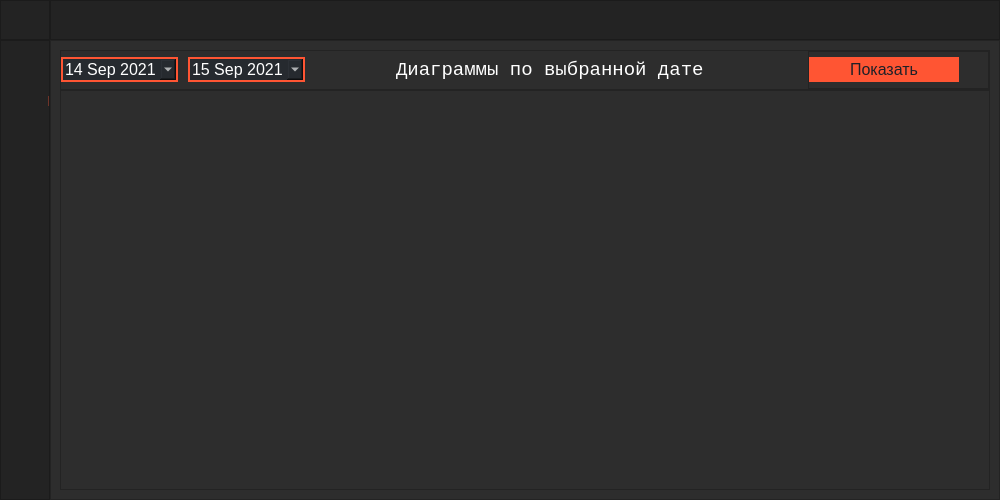
<?xml version="1.0" encoding="UTF-8"?>
<ui version="4.0">
 <class>MainWindow</class>
 <widget class="QMainWindow" name="MainWindow">
  <property name="geometry">
   <rect>
    <x>0</x>
    <y>0</y>
    <width>1000</width>
    <height>500</height>
   </rect>
  </property>
  <property name="minimumSize">
   <size>
    <width>1000</width>
    <height>500</height>
   </size>
  </property>
  <property name="windowTitle">
   <string>MainWindow</string>
  </property>
  <property name="styleSheet">
   <string notr="true">background-color: rgb(45, 45, 45);</string>
  </property>
  <widget class="QWidget" name="centralwidget">
   <layout class="QVBoxLayout" name="verticalLayout">
    <property name="spacing">
     <number>0</number>
    </property>
    <property name="leftMargin">
     <number>0</number>
    </property>
    <property name="topMargin">
     <number>0</number>
    </property>
    <property name="rightMargin">
     <number>0</number>
    </property>
    <property name="bottomMargin">
     <number>0</number>
    </property>
    <item>
     <widget class="QFrame" name="top_bar">
      <property name="minimumSize">
       <size>
        <width>0</width>
        <height>40</height>
       </size>
      </property>
      <property name="maximumSize">
       <size>
        <width>16777215</width>
        <height>40</height>
       </size>
      </property>
      <property name="styleSheet">
       <string notr="true">background-color: rgb(35, 35, 35);</string>
      </property>
      <property name="frameShape">
       <enum>QFrame::NoFrame</enum>
      </property>
      <property name="frameShadow">
       <enum>QFrame::Raised</enum>
      </property>
      <layout class="QHBoxLayout" name="horizontalLayout">
       <property name="spacing">
        <number>0</number>
       </property>
       <property name="leftMargin">
        <number>0</number>
       </property>
       <property name="topMargin">
        <number>0</number>
       </property>
       <property name="rightMargin">
        <number>0</number>
       </property>
       <property name="bottomMargin">
        <number>0</number>
       </property>
       <item>
        <widget class="QFrame" name="frame_toogle">
         <property name="maximumSize">
          <size>
           <width>50</width>
           <height>40</height>
          </size>
         </property>
         <property name="styleSheet">
          <string notr="true">QFrame{
	background-color: #232323;
}


QPushButton {
                                         
    background-color: #232323;
    border-style: solid;
    border-width:0px;
    border-radius: 0px;
    border-color: #ff5533;
    font:  14px;
    padding: 0px;
    color:  #ff5533;
}
QPushButton:hover {
    background:  #2d2d2d;
    color:#262a2f;
} 
QPushButton:pressed {                              
   background: #232323;
   border-style: solid; 
   color:#ff5533;
}</string>
         </property>
         <property name="frameShape">
          <enum>QFrame::StyledPanel</enum>
         </property>
         <property name="frameShadow">
          <enum>QFrame::Raised</enum>
         </property>
         <layout class="QVBoxLayout" name="verticalLayout_2">
          <property name="spacing">
           <number>0</number>
          </property>
          <property name="leftMargin">
           <number>0</number>
          </property>
          <property name="topMargin">
           <number>0</number>
          </property>
          <property name="rightMargin">
           <number>0</number>
          </property>
          <property name="bottomMargin">
           <number>0</number>
          </property>
          <item>
           <widget class="QPushButton" name="btn_toggle">
            <property name="sizePolicy">
             <sizepolicy hsizetype="Expanding" vsizetype="Expanding">
              <horstretch>0</horstretch>
              <verstretch>0</verstretch>
             </sizepolicy>
            </property>
            <property name="styleSheet">
             <string notr="true">background-image: url(:/res_files/menu.png);
background-repeat:none;
background-position: center ;
</string>
            </property>
            <property name="text">
             <string/>
            </property>
            <property name="iconSize">
             <size>
              <width>32</width>
              <height>32</height>
             </size>
            </property>
           </widget>
          </item>
         </layout>
        </widget>
       </item>
       <item>
        <widget class="QFrame" name="frame_top">
         <property name="minimumSize">
          <size>
           <width>0</width>
           <height>40</height>
          </size>
         </property>
         <property name="frameShape">
          <enum>QFrame::StyledPanel</enum>
         </property>
         <property name="frameShadow">
          <enum>QFrame::Raised</enum>
         </property>
        </widget>
       </item>
      </layout>
     </widget>
    </item>
    <item>
     <widget class="QFrame" name="content">
      <property name="frameShape">
       <enum>QFrame::NoFrame</enum>
      </property>
      <property name="frameShadow">
       <enum>QFrame::Raised</enum>
      </property>
      <layout class="QHBoxLayout" name="horizontalLayout_2">
       <property name="spacing">
        <number>0</number>
       </property>
       <property name="leftMargin">
        <number>0</number>
       </property>
       <property name="topMargin">
        <number>0</number>
       </property>
       <property name="rightMargin">
        <number>0</number>
       </property>
       <property name="bottomMargin">
        <number>0</number>
       </property>
       <item>
        <widget class="QFrame" name="frame_left_menu">
         <property name="minimumSize">
          <size>
           <width>50</width>
           <height>0</height>
          </size>
         </property>
         <property name="maximumSize">
          <size>
           <width>50</width>
           <height>16777215</height>
          </size>
         </property>
         <property name="styleSheet">
          <string notr="true">background-color: rgb(35, 35, 35);</string>
         </property>
         <property name="frameShape">
          <enum>QFrame::StyledPanel</enum>
         </property>
         <property name="frameShadow">
          <enum>QFrame::Raised</enum>
         </property>
         <layout class="QVBoxLayout" name="verticalLayout_3">
          <property name="spacing">
           <number>0</number>
          </property>
          <property name="leftMargin">
           <number>10</number>
          </property>
          <property name="topMargin">
           <number>0</number>
          </property>
          <property name="rightMargin">
           <number>0</number>
          </property>
          <property name="bottomMargin">
           <number>0</number>
          </property>
          <item alignment="Qt::AlignTop">
           <widget class="QFrame" name="frame_top_menus">
            <property name="styleSheet">
             <string notr="true">QFrame{
background-color: rgb(45, 45, 45);

}
QPushButton {
	background-color: rgb(85, 255, 255);
                                         
    background-color: #232323;
    border-style: solid;
    border-width: 0px;
    border-radius: 0px;
    border-color: #ff5533;
    font:  14px;
    padding: 10px 0px;
    color:  #ff5533;
}

QPushButton:hover {
    background:  #2d2d2d;
    color: #ff5533;
} 
QPushButton:pressed {                              
   background:#232323;
   border-style: solid; 
   color:#ff5533;
}</string>
            </property>
            <property name="frameShape">
             <enum>QFrame::NoFrame</enum>
            </property>
            <property name="frameShadow">
             <enum>QFrame::Raised</enum>
            </property>
            <layout class="QVBoxLayout" name="verticalLayout_4">
             <property name="spacing">
              <number>0</number>
             </property>
             <property name="leftMargin">
              <number>0</number>
             </property>
             <property name="topMargin">
              <number>0</number>
             </property>
             <property name="rightMargin">
              <number>0</number>
             </property>
             <property name="bottomMargin">
              <number>0</number>
             </property>
             <item>
              <widget class="QPushButton" name="btn_cur_mon">
               <property name="minimumSize">
                <size>
                 <width>150</width>
                 <height>40</height>
                </size>
               </property>
               <property name="styleSheet">
                <string notr="true">background-image: url(:/res_files/icon_curr.png);
background-repeat:none;
padding-left: 30px;
background-position: center left;
</string>
               </property>
               <property name="text">
                <string>Текущий месяц</string>
               </property>
               <property name="iconSize">
                <size>
                 <width>16</width>
                 <height>16</height>
                </size>
               </property>
              </widget>
             </item>
             <item>
              <widget class="QPushButton" name="btn_prev_mon">
               <property name="minimumSize">
                <size>
                 <width>150</width>
                 <height>40</height>
                </size>
               </property>
               <property name="styleSheet">
                <string notr="true">background-image: url(:/res_files/prev_mon.png);
background-repeat:none;
padding-left: 30px;
background-position: center left;
</string>
               </property>
               <property name="text">
                <string>Прошлый месяц</string>
               </property>
              </widget>
             </item>
             <item>
              <widget class="QPushButton" name="btn_select_date">
               <property name="minimumSize">
                <size>
                 <width>150</width>
                 <height>40</height>
                </size>
               </property>
               <property name="styleSheet">
                <string notr="true">background-image: url(:/res_files/select.png);
background-repeat:none;
padding-left: 30px;
background-position: center left;
</string>
               </property>
               <property name="text">
                <string>Выбрать дату</string>
               </property>
              </widget>
             </item>
            </layout>
           </widget>
          </item>
         </layout>
        </widget>
       </item>
       <item>
        <widget class="QFrame" name="frame_pages">
         <property name="frameShape">
          <enum>QFrame::StyledPanel</enum>
         </property>
         <property name="frameShadow">
          <enum>QFrame::Raised</enum>
         </property>
         <layout class="QVBoxLayout" name="verticalLayout_5">
          <item>
           <widget class="QStackedWidget" name="Pages_Widjet">
            <property name="minimumSize">
             <size>
              <width>0</width>
              <height>40</height>
             </size>
            </property>
            <property name="currentIndex">
             <number>0</number>
            </property>
            <widget class="QWidget" name="selected_data_page">
             <layout class="QVBoxLayout" name="verticalLayout_10">
              <property name="spacing">
               <number>0</number>
              </property>
              <property name="leftMargin">
               <number>0</number>
              </property>
              <property name="topMargin">
               <number>0</number>
              </property>
              <property name="rightMargin">
               <number>0</number>
              </property>
              <property name="bottomMargin">
               <number>0</number>
              </property>
              <item>
               <widget class="QFrame" name="options_frame_selected">
                <property name="minimumSize">
                 <size>
                  <width>0</width>
                  <height>40</height>
                 </size>
                </property>
                <property name="maximumSize">
                 <size>
                  <width>16777215</width>
                  <height>40</height>
                 </size>
                </property>
                <property name="styleSheet">
                 <string notr="true">background-color: rgb(45, 45, 45);</string>
                </property>
                <property name="frameShape">
                 <enum>QFrame::StyledPanel</enum>
                </property>
                <property name="frameShadow">
                 <enum>QFrame::Raised</enum>
                </property>
                <layout class="QHBoxLayout" name="horizontalLayout_3">
                 <property name="spacing">
                  <number>0</number>
                 </property>
                 <property name="leftMargin">
                  <number>0</number>
                 </property>
                 <property name="topMargin">
                  <number>0</number>
                 </property>
                 <property name="rightMargin">
                  <number>0</number>
                 </property>
                 <property name="bottomMargin">
                  <number>0</number>
                 </property>
                 <item alignment="Qt::AlignLeft">
                  <widget class="QFrame" name="frame">
                   <property name="frameShape">
                    <enum>QFrame::NoFrame</enum>
                   </property>
                   <property name="frameShadow">
                    <enum>QFrame::Raised</enum>
                   </property>
                   <layout class="QHBoxLayout" name="horizontalLayout_4">
                    <property name="spacing">
                     <number>10</number>
                    </property>
                    <property name="leftMargin">
                     <number>0</number>
                    </property>
                    <property name="topMargin">
                     <number>0</number>
                    </property>
                    <property name="rightMargin">
                     <number>0</number>
                    </property>
                    <property name="bottomMargin">
                     <number>0</number>
                    </property>
                    <item>
                     <widget class="QDateEdit" name="date_in">
                      <property name="minimumSize">
                       <size>
                        <width>99</width>
                        <height>25</height>
                       </size>
                      </property>
                      <property name="toolTip">
                       <string>Выберете начальную дату</string>
                      </property>
                      <property name="styleSheet">
                       <string notr="true">QDateEdit {                                  
    background-color: #262a2f; 
    border-style: solid;
    border-width: 2px;
    border-radius: 0px;
    border-color: #ff5533;
    font:  16px;
    min-width: 5em;
    padding: 0px;
    color: #ffffff; 
}




</string>
                      </property>
                      <property name="wrapping">
                       <bool>false</bool>
                      </property>
                      <property name="frame">
                       <bool>true</bool>
                      </property>
                      <property name="alignment">
                       <set>Qt::AlignLeading|Qt::AlignLeft|Qt::AlignVCenter</set>
                      </property>
                      <property name="readOnly">
                       <bool>false</bool>
                      </property>
                      <property name="buttonSymbols">
                       <enum>QAbstractSpinBox::PlusMinus</enum>
                      </property>
                      <property name="accelerated">
                       <bool>false</bool>
                      </property>
                      <property name="showGroupSeparator" stdset="0">
                       <bool>true</bool>
                      </property>
                      <property name="dateTime">
                       <datetime>
                        <hour>0</hour>
                        <minute>0</minute>
                        <second>0</second>
                        <year>2021</year>
                        <month>9</month>
                        <day>14</day>
                       </datetime>
                      </property>
                      <property name="minimumDate">
                       <date>
                        <year>2021</year>
                        <month>1</month>
                        <day>1</day>
                       </date>
                      </property>
                      <property name="maximumTime">
                       <time>
                        <hour>0</hour>
                        <minute>0</minute>
                        <second>0</second>
                       </time>
                      </property>
                      <property name="calendarPopup">
                       <bool>true</bool>
                      </property>
                      <property name="timeSpec">
                       <enum>Qt::TimeZone</enum>
                      </property>
                     </widget>
                    </item>
                    <item>
                     <widget class="QDateEdit" name="date_out">
                      <property name="minimumSize">
                       <size>
                        <width>99</width>
                        <height>25</height>
                       </size>
                      </property>
                      <property name="toolTip">
                       <string>Выберете конечную дату</string>
                      </property>
                      <property name="toolTipDuration">
                       <number>-1</number>
                      </property>
                      <property name="styleSheet">
                       <string notr="true">QDateEdit {
                                         
    background-color: #262a2f; 
    border-style: solid;
    border-width: 2px;
    border-radius: 0px;
    border-color: #ff5533;
    font:  16px;
    min-width: 5em;
    padding: 0px;
    color: #ffffff; 
}




</string>
                      </property>
                      <property name="wrapping">
                       <bool>false</bool>
                      </property>
                      <property name="frame">
                       <bool>true</bool>
                      </property>
                      <property name="alignment">
                       <set>Qt::AlignLeading|Qt::AlignLeft|Qt::AlignVCenter</set>
                      </property>
                      <property name="readOnly">
                       <bool>false</bool>
                      </property>
                      <property name="buttonSymbols">
                       <enum>QAbstractSpinBox::PlusMinus</enum>
                      </property>
                      <property name="accelerated">
                       <bool>false</bool>
                      </property>
                      <property name="showGroupSeparator" stdset="0">
                       <bool>true</bool>
                      </property>
                      <property name="dateTime">
                       <datetime>
                        <hour>0</hour>
                        <minute>0</minute>
                        <second>0</second>
                        <year>2021</year>
                        <month>9</month>
                        <day>15</day>
                       </datetime>
                      </property>
                      <property name="minimumDate">
                       <date>
                        <year>2021</year>
                        <month>1</month>
                        <day>1</day>
                       </date>
                      </property>
                      <property name="maximumTime">
                       <time>
                        <hour>0</hour>
                        <minute>0</minute>
                        <second>0</second>
                       </time>
                      </property>
                      <property name="calendarPopup">
                       <bool>true</bool>
                      </property>
                      <property name="date">
                       <date>
                        <year>2021</year>
                        <month>9</month>
                        <day>15</day>
                       </date>
                      </property>
                     </widget>
                    </item>
                   </layout>
                  </widget>
                 </item>
                 <item>
                  <spacer name="horizontalSpacer">
                   <property name="orientation">
                    <enum>Qt::Horizontal</enum>
                   </property>
                   <property name="sizeType">
                    <enum>QSizePolicy::Fixed</enum>
                   </property>
                   <property name="sizeHint" stdset="0">
                    <size>
                     <width>50</width>
                     <height>20</height>
                    </size>
                   </property>
                  </spacer>
                 </item>
                 <item>
                  <widget class="QLabel" name="selected_data_label">
                   <property name="maximumSize">
                    <size>
                     <width>500</width>
                     <height>16777215</height>
                    </size>
                   </property>
                   <property name="font">
                    <font>
                     <family>Courier</family>
                     <pointsize>14</pointsize>
                    </font>
                   </property>
                   <property name="styleSheet">
                    <string notr="true">color: rgb(255, 255, 255);</string>
                   </property>
                   <property name="text">
                    <string>Диаграммы по выбранной дате</string>
                   </property>
                  </widget>
                 </item>
                 <item alignment="Qt::AlignRight">
                  <widget class="QFrame" name="frame_2">
                   <property name="sizePolicy">
                    <sizepolicy hsizetype="Preferred" vsizetype="Preferred">
                     <horstretch>0</horstretch>
                     <verstretch>0</verstretch>
                    </sizepolicy>
                   </property>
                   <property name="minimumSize">
                    <size>
                     <width>150</width>
                     <height>0</height>
                    </size>
                   </property>
                   <property name="frameShape">
                    <enum>QFrame::StyledPanel</enum>
                   </property>
                   <property name="frameShadow">
                    <enum>QFrame::Raised</enum>
                   </property>
                   <layout class="QHBoxLayout" name="horizontalLayout_5">
                    <property name="spacing">
                     <number>0</number>
                    </property>
                    <property name="leftMargin">
                     <number>0</number>
                    </property>
                    <property name="topMargin">
                     <number>0</number>
                    </property>
                    <property name="rightMargin">
                     <number>29</number>
                    </property>
                    <property name="bottomMargin">
                     <number>0</number>
                    </property>
                    <item>
                     <widget class="QPushButton" name="update_selected_date">
                      <property name="sizePolicy">
                       <sizepolicy hsizetype="Ignored" vsizetype="Fixed">
                        <horstretch>0</horstretch>
                        <verstretch>0</verstretch>
                       </sizepolicy>
                      </property>
                      <property name="minimumSize">
                       <size>
                        <width>150</width>
                        <height>25</height>
                       </size>
                      </property>
                      <property name="maximumSize">
                       <size>
                        <width>150</width>
                        <height>16777215</height>
                       </size>
                      </property>
                      <property name="focusPolicy">
                       <enum>Qt::StrongFocus</enum>
                      </property>
                      <property name="acceptDrops">
                       <bool>false</bool>
                      </property>
                      <property name="toolTip">
                       <string/>
                      </property>
                      <property name="layoutDirection">
                       <enum>Qt::LeftToRight</enum>
                      </property>
                      <property name="styleSheet">
                       <string notr="true">QPushButton {
                                         
    background-color: #ff5533;
    border-style: solid;
    border-width: 2px;
    border-radius: 0px;
    border-color: #ff5533;
    font:  16px;
    min-width: 5em;
    padding: 0px;
    color: #1e2027;
}
QPushButton:hover {
    background: #262a2f; 
    color:#ff5533;
} 
QPushButton:pressed {                              
   background: #262a2f;
   border-style: solid; 
   color:#ff5533;
}</string>
                      </property>
                      <property name="text">
                       <string>Показать</string>
                      </property>
                      <property name="autoDefault">
                       <bool>false</bool>
                      </property>
                      <property name="default">
                       <bool>false</bool>
                      </property>
                     </widget>
                    </item>
                   </layout>
                  </widget>
                 </item>
                </layout>
               </widget>
              </item>
              <item>
               <widget class="QFrame" name="plot_frame_selected">
                <property name="frameShape">
                 <enum>QFrame::StyledPanel</enum>
                </property>
                <property name="frameShadow">
                 <enum>QFrame::Raised</enum>
                </property>
                <layout class="QVBoxLayout" name="verticalLayout_11">
                 <property name="spacing">
                  <number>0</number>
                 </property>
                 <property name="leftMargin">
                  <number>0</number>
                 </property>
                 <property name="topMargin">
                  <number>0</number>
                 </property>
                 <property name="rightMargin">
                  <number>0</number>
                 </property>
                 <property name="bottomMargin">
                  <number>0</number>
                 </property>
                 <item>
                  <widget class="QWidget" name="selected_plot_widget" native="true">
                   <property name="sizePolicy">
                    <sizepolicy hsizetype="Preferred" vsizetype="Preferred">
                     <horstretch>0</horstretch>
                     <verstretch>0</verstretch>
                    </sizepolicy>
                   </property>
                   <property name="font">
                    <font>
                     <family>Modern</family>
                    </font>
                   </property>
                   <property name="styleSheet">
                    <string notr="true">
background-color: rgb(45, 45, 45);</string>
                   </property>
                  </widget>
                 </item>
                </layout>
               </widget>
              </item>
             </layout>
            </widget>
            <widget class="QWidget" name="curr_mon_page">
             <layout class="QVBoxLayout" name="verticalLayout_6">
              <property name="spacing">
               <number>0</number>
              </property>
              <property name="leftMargin">
               <number>0</number>
              </property>
              <property name="topMargin">
               <number>0</number>
              </property>
              <property name="rightMargin">
               <number>0</number>
              </property>
              <property name="bottomMargin">
               <number>0</number>
              </property>
              <item>
               <widget class="QFrame" name="options_frame_curr">
                <property name="minimumSize">
                 <size>
                  <width>0</width>
                  <height>40</height>
                 </size>
                </property>
                <property name="maximumSize">
                 <size>
                  <width>16777215</width>
                  <height>40</height>
                 </size>
                </property>
                <property name="styleSheet">
                 <string notr="true">background-color: rgb(45, 45, 45);</string>
                </property>
                <property name="frameShape">
                 <enum>QFrame::NoFrame</enum>
                </property>
                <property name="frameShadow">
                 <enum>QFrame::Raised</enum>
                </property>
                <layout class="QHBoxLayout" name="horizontalLayout_7">
                 <property name="spacing">
                  <number>0</number>
                 </property>
                 <property name="leftMargin">
                  <number>0</number>
                 </property>
                 <property name="topMargin">
                  <number>0</number>
                 </property>
                 <property name="rightMargin">
                  <number>0</number>
                 </property>
                 <property name="bottomMargin">
                  <number>0</number>
                 </property>
                 <item>
                  <widget class="QFrame" name="frame_5">
                   <property name="frameShape">
                    <enum>QFrame::StyledPanel</enum>
                   </property>
                   <property name="frameShadow">
                    <enum>QFrame::Raised</enum>
                   </property>
                  </widget>
                 </item>
                 <item>
                  <widget class="QLabel" name="selected_data_label_3">
                   <property name="maximumSize">
                    <size>
                     <width>500</width>
                     <height>16777215</height>
                    </size>
                   </property>
                   <property name="font">
                    <font>
                     <family>Courier</family>
                     <pointsize>14</pointsize>
                    </font>
                   </property>
                   <property name="styleSheet">
                    <string notr="true">color: rgb(255, 255, 255);</string>
                   </property>
                   <property name="text">
                    <string>Диаграммы по текущему месяцу</string>
                   </property>
                  </widget>
                 </item>
                 <item>
                  <spacer name="horizontalSpacer_3">
                   <property name="orientation">
                    <enum>Qt::Horizontal</enum>
                   </property>
                   <property name="sizeType">
                    <enum>QSizePolicy::Fixed</enum>
                   </property>
                   <property name="sizeHint" stdset="0">
                    <size>
                     <width>100</width>
                     <height>20</height>
                    </size>
                   </property>
                  </spacer>
                 </item>
                 <item alignment="Qt::AlignRight">
                  <widget class="QFrame" name="frame_6">
                   <property name="minimumSize">
                    <size>
                     <width>150</width>
                     <height>0</height>
                    </size>
                   </property>
                   <property name="frameShape">
                    <enum>QFrame::StyledPanel</enum>
                   </property>
                   <property name="frameShadow">
                    <enum>QFrame::Raised</enum>
                   </property>
                   <layout class="QHBoxLayout" name="horizontalLayout_8">
                    <property name="spacing">
                     <number>0</number>
                    </property>
                    <property name="leftMargin">
                     <number>0</number>
                    </property>
                    <property name="topMargin">
                     <number>0</number>
                    </property>
                    <property name="rightMargin">
                     <number>30</number>
                    </property>
                    <property name="bottomMargin">
                     <number>0</number>
                    </property>
                    <item>
                     <widget class="QPushButton" name="update_curr_mon">
                      <property name="minimumSize">
                       <size>
                        <width>150</width>
                        <height>25</height>
                       </size>
                      </property>
                      <property name="maximumSize">
                       <size>
                        <width>150</width>
                        <height>16777215</height>
                       </size>
                      </property>
                      <property name="styleSheet">
                       <string notr="true">QPushButton {
                                         
    background-color: #ff5533;
    border-style: solid;
    border-width: 2px;
    border-radius: 0px;
    border-color: #ff5533;
    font:  16px;
    min-width: 5em;
    padding: 0px;
    color: #1e2027;
}
QPushButton:hover {
    background: #262a2f; 
    color:#ff5533;
} 
QPushButton:pressed {                              
   background: #262a2f;
   border-style: solid; 
   color:#ff5533;
}</string>
                      </property>
                      <property name="text">
                       <string>Показать</string>
                      </property>
                     </widget>
                    </item>
                   </layout>
                  </widget>
                 </item>
                </layout>
               </widget>
              </item>
              <item>
               <widget class="QFrame" name="plot_frame_curr">
                <property name="styleSheet">
                 <string notr="true">
background-color: rgb(45, 45, 45);</string>
                </property>
                <property name="frameShape">
                 <enum>QFrame::NoFrame</enum>
                </property>
                <property name="frameShadow">
                 <enum>QFrame::Raised</enum>
                </property>
                <layout class="QVBoxLayout" name="verticalLayout_9">
                 <property name="spacing">
                  <number>0</number>
                 </property>
                 <property name="leftMargin">
                  <number>0</number>
                 </property>
                 <property name="topMargin">
                  <number>0</number>
                 </property>
                 <property name="rightMargin">
                  <number>0</number>
                 </property>
                 <property name="bottomMargin">
                  <number>0</number>
                 </property>
                 <item>
                  <widget class="QWidget" name="curr_plot_widget" native="true">
                   <property name="sizePolicy">
                    <sizepolicy hsizetype="Preferred" vsizetype="Preferred">
                     <horstretch>0</horstretch>
                     <verstretch>0</verstretch>
                    </sizepolicy>
                   </property>
                   <property name="styleSheet">
                    <string notr="true">
background-color: rgb(45, 45, 45);</string>
                   </property>
                  </widget>
                 </item>
                </layout>
               </widget>
              </item>
             </layout>
            </widget>
            <widget class="QWidget" name="prev_mon_page">
             <layout class="QVBoxLayout" name="verticalLayout_7">
              <property name="spacing">
               <number>0</number>
              </property>
              <property name="leftMargin">
               <number>0</number>
              </property>
              <property name="topMargin">
               <number>0</number>
              </property>
              <property name="rightMargin">
               <number>0</number>
              </property>
              <property name="bottomMargin">
               <number>0</number>
              </property>
              <item>
               <widget class="QFrame" name="options_frame_prev">
                <property name="minimumSize">
                 <size>
                  <width>0</width>
                  <height>40</height>
                 </size>
                </property>
                <property name="maximumSize">
                 <size>
                  <width>16777215</width>
                  <height>40</height>
                 </size>
                </property>
                <property name="styleSheet">
                 <string notr="true">background-color: rgb(45, 45, 45);</string>
                </property>
                <property name="frameShape">
                 <enum>QFrame::NoFrame</enum>
                </property>
                <property name="frameShadow">
                 <enum>QFrame::Raised</enum>
                </property>
                <layout class="QHBoxLayout" name="horizontalLayout_6">
                 <property name="spacing">
                  <number>0</number>
                 </property>
                 <property name="leftMargin">
                  <number>0</number>
                 </property>
                 <property name="topMargin">
                  <number>0</number>
                 </property>
                 <property name="rightMargin">
                  <number>0</number>
                 </property>
                 <property name="bottomMargin">
                  <number>0</number>
                 </property>
                 <item>
                  <widget class="QFrame" name="frame_3">
                   <property name="frameShape">
                    <enum>QFrame::StyledPanel</enum>
                   </property>
                   <property name="frameShadow">
                    <enum>QFrame::Raised</enum>
                   </property>
                  </widget>
                 </item>
                 <item>
                  <widget class="QLabel" name="selected_data_label_2">
                   <property name="maximumSize">
                    <size>
                     <width>500</width>
                     <height>16777215</height>
                    </size>
                   </property>
                   <property name="font">
                    <font>
                     <family>Courier</family>
                     <pointsize>14</pointsize>
                    </font>
                   </property>
                   <property name="styleSheet">
                    <string notr="true">color: rgb(255, 255, 255);</string>
                   </property>
                   <property name="text">
                    <string>Диаграммы по прошлому месяцу</string>
                   </property>
                  </widget>
                 </item>
                 <item>
                  <spacer name="horizontalSpacer_2">
                   <property name="orientation">
                    <enum>Qt::Horizontal</enum>
                   </property>
                   <property name="sizeType">
                    <enum>QSizePolicy::Fixed</enum>
                   </property>
                   <property name="sizeHint" stdset="0">
                    <size>
                     <width>100</width>
                     <height>20</height>
                    </size>
                   </property>
                  </spacer>
                 </item>
                 <item alignment="Qt::AlignRight">
                  <widget class="QFrame" name="frame_4">
                   <property name="minimumSize">
                    <size>
                     <width>150</width>
                     <height>0</height>
                    </size>
                   </property>
                   <property name="frameShape">
                    <enum>QFrame::StyledPanel</enum>
                   </property>
                   <property name="frameShadow">
                    <enum>QFrame::Raised</enum>
                   </property>
                   <layout class="QVBoxLayout" name="verticalLayout_12">
                    <property name="spacing">
                     <number>0</number>
                    </property>
                    <property name="leftMargin">
                     <number>0</number>
                    </property>
                    <property name="topMargin">
                     <number>0</number>
                    </property>
                    <property name="rightMargin">
                     <number>30</number>
                    </property>
                    <property name="bottomMargin">
                     <number>0</number>
                    </property>
                    <item>
                     <widget class="QPushButton" name="update_prev_mon">
                      <property name="minimumSize">
                       <size>
                        <width>99</width>
                        <height>25</height>
                       </size>
                      </property>
                      <property name="maximumSize">
                       <size>
                        <width>150</width>
                        <height>16777215</height>
                       </size>
                      </property>
                      <property name="styleSheet">
                       <string notr="true">QPushButton {
                                         
    background-color: #ff5533;
    border-style: solid;
    border-width: 2px;
    border-radius: 0px;
    border-color: #ff5533;
    font:  16px;
    min-width: 5em;
    padding: 0px;
    color: #1e2027;
}
QPushButton:hover {
    background: #262a2f; 
    color:#ff5533;
} 
QPushButton:pressed {                              
   background: #262a2f;
   border-style: solid; 
   color:#ff5533;
}</string>
                      </property>
                      <property name="text">
                       <string>Показать</string>
                      </property>
                     </widget>
                    </item>
                   </layout>
                  </widget>
                 </item>
                </layout>
               </widget>
              </item>
              <item>
               <widget class="QFrame" name="plot_frame_prev">
                <property name="styleSheet">
                 <string notr="true">
background-color: rgb(45, 45, 45);</string>
                </property>
                <property name="frameShape">
                 <enum>QFrame::NoFrame</enum>
                </property>
                <property name="frameShadow">
                 <enum>QFrame::Raised</enum>
                </property>
                <layout class="QVBoxLayout" name="verticalLayout_8">
                 <property name="spacing">
                  <number>0</number>
                 </property>
                 <property name="leftMargin">
                  <number>0</number>
                 </property>
                 <property name="topMargin">
                  <number>0</number>
                 </property>
                 <property name="rightMargin">
                  <number>0</number>
                 </property>
                 <property name="bottomMargin">
                  <number>0</number>
                 </property>
                 <item>
                  <widget class="QWidget" name="prev_plot_widget" native="true">
                   <property name="sizePolicy">
                    <sizepolicy hsizetype="Preferred" vsizetype="Preferred">
                     <horstretch>0</horstretch>
                     <verstretch>0</verstretch>
                    </sizepolicy>
                   </property>
                   <property name="styleSheet">
                    <string notr="true">
background-color: rgb(45, 45, 45);</string>
                   </property>
                  </widget>
                 </item>
                </layout>
               </widget>
              </item>
             </layout>
            </widget>
           </widget>
          </item>
         </layout>
        </widget>
       </item>
      </layout>
     </widget>
    </item>
   </layout>
  </widget>
 </widget>
 <resources>
  <include location="../../../../MyJupyterNotebook/Работа/project/ui/res_files.qrc"/>
 </resources>
 <connections/>
</ui>
